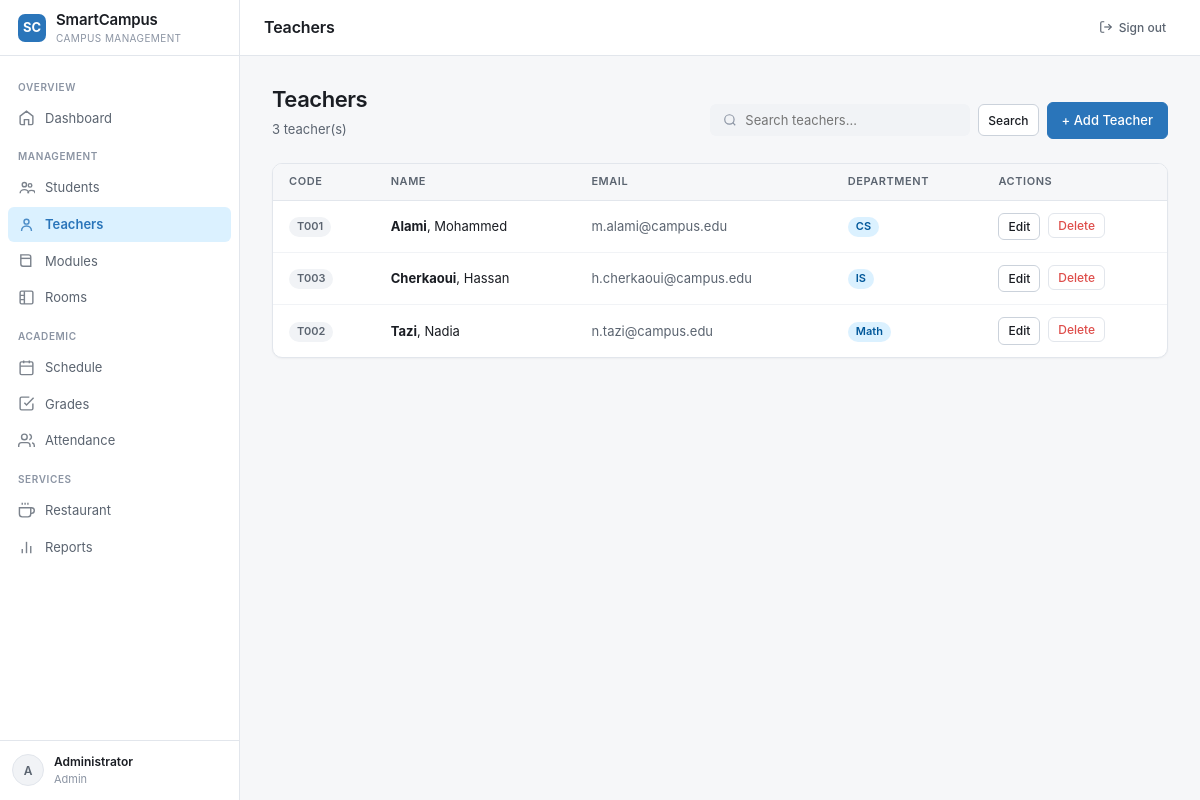
The app's page /teachers (signed in) with its own data.
### tables this page shows
CREATE TABLE teachers (
            id          INTEGER PRIMARY KEY AUTOINCREMENT,
            code        TEXT    NOT NULL UNIQUE,
            first_name  TEXT    NOT NULL,
            last_name   TEXT    NOT NULL,
            email       TEXT    NOT NULL UNIQUE,
            department  TEXT    NOT NULL,
            user_id     INTEGER REFERENCES users(id)
        );

### app.py (the view)
@app.route("/teachers")
@login_required(roles=["admin"])
def teachers():
    q  = request.args.get("q", "")
    db = get_db()
    if q:
        rows = rows_to_list(db.execute(
            """SELECT * FROM teachers
               WHERE first_name LIKE ? OR last_name LIKE ?
                  OR code LIKE ? OR department LIKE ?""",
            (f"%{q}%",)*4
        ).fetchall())
    else:
        rows = rows_to_list(db.execute("SELECT * FROM teachers ORDER BY last_name").fetchall())
    db.close()
    return render_template("teachers.html", teachers=rows, q=q)

### app.py (called while the page is built)
def login_required(roles=None):
    def decorator(f):
        @functools.wraps(f)
        def wrapped(*args, **kwargs):
            if "user_id" not in session:
                flash("Please sign in first.", "warning")
                return redirect(url_for("login"))
            if roles and session.get("role") not in roles:
                flash("Access denied.", "danger")
                return redirect(url_for("dashboard"))
            return f(*args, **kwargs)
        return wrapped
    return decorator

def rows_to_list(rows):
    return [dict(r) for r in rows]

### database.py (called while the page is built)
def get_db():
    conn = sqlite3.connect(DB_PATH)
    conn.row_factory = sqlite3.Row
    conn.execute("PRAGMA foreign_keys = ON")
    return conn

### templates/teachers.html
{% extends "base.html" %}
{% block page_title %}Teachers{% endblock %}
{% block content %}
<div class="page-header">
  <div><h1>Teachers</h1><p>{{ teachers|length }} teacher(s)</p></div>
  <div class="flex items-center gap-2">
    <form method="GET" style="display:flex;gap:8px;">
      <div class="search-bar">
        <svg width="14" height="14" viewBox="0 0 24 24" fill="none" stroke="#8b94a3" stroke-width="2"><circle cx="11" cy="11" r="8"/><path d="m21 21-4.35-4.35"/></svg>
        <input type="text" name="q" value="{{ q }}" placeholder="Search teachers…">
      </div>
      <button type="submit" class="btn btn-sm">Search</button>
    </form>
    <a href="{{ url_for('teacher_add') }}" class="btn btn-primary">+ Add Teacher</a>
  </div>
</div>
<div class="table-wrap">
  {% if teachers %}
  <table>
    <thead><tr><th>Code</th><th>Name</th><th>Email</th><th>Department</th><th>Actions</th></tr></thead>
    <tbody>
      {% for t in teachers %}
      <tr>
        <td><span class="badge badge-muted">{{ t.code }}</span></td>
        <td><strong>{{ t.last_name }}</strong>, {{ t.first_name }}</td>
        <td style="color:#5b6470;">{{ t.email }}</td>
        <td><span class="badge badge-info">{{ t.department }}</span></td>
        <td>
          <div class="flex gap-2">
            <a href="{{ url_for('teacher_edit', tid=t.id) }}" class="btn btn-sm">Edit</a>
            <form method="POST" action="{{ url_for('teacher_delete', tid=t.id) }}"
                  onsubmit="return confirm('Delete this teacher?')">
              <button type="submit" class="btn btn-sm btn-danger">Delete</button>
            </form>
          </div>
        </td>
      </tr>
      {% endfor %}
    </tbody>
  </table>
  {% else %}
  <div class="empty-state"><strong>No teachers found</strong><p><a href="{{ url_for('teacher_add') }}">Add your first teacher</a></p></div>
  {% endif %}
</div>
{% endblock %}

### templates/base.html (style rules this page uses)
*, *::before, *::after { box-sizing: border-box; }
html, body { height: 100%; margin: 0; }
body { font-family: 'Inter', -apple-system, BlinkMacSystemFont, 'Segoe UI', system-ui, sans-serif; background: #f6f7f9; color: #1a1d23; font-size: 14px; line-height: 1.45; -webkit-font-smoothing: antialiased; }
.page-header { display: flex; align-items: flex-end; justify-content: space-between; margin-bottom: 24px; gap: 16px; flex-wrap: wrap; }
.page-header h1 { margin: 0; font-size: 22px; font-weight: 600; letter-spacing: -0.02em; }
.page-header p { margin: 4px 0 0; color: #5b6470; font-size: 13px; }
.btn { display: inline-flex; align-items: center; gap: 6px; padding: 8px 14px; border-radius: 6px; border: 1px solid #cbd2db; background: #fff; color: #1a1d23; font-size: 13px; font-weight: 500; font-family: inherit; cursor: pointer; text-decoration: none; white-space: nowrap; transition: background 0.12s; }
.btn-primary { background: oklch(0.55 0.13 250); color: #fff; border-color: oklch(0.55 0.13 250); }
.btn-danger { color: oklch(0.62 0.18 25); border-color: #e2e6ec; background: #fff; }
.btn-sm { padding: 4px 9px; font-size: 12px; }
.table-wrap { background: #fff; border: 1px solid #e2e6ec; border-radius: 10px; overflow: hidden; box-shadow: 0 1px 2px rgba(15,20,30,.04); }
table { width: 100%; border-collapse: collapse; }
th { background: #f6f7f9; font-size: 11px; font-weight: 600; text-transform: uppercase; letter-spacing: 0.05em; color: #5b6470; padding: 10px 16px; text-align: left; border-bottom: 1px solid #e2e6ec; }
td { padding: 12px 16px; font-size: 13px; border-bottom: 1px solid #f1f3f6; vertical-align: middle; }
tr:last-child td { border-bottom: none; }
.badge { display: inline-flex; align-items: center; padding: 2px 8px; border-radius: 20px; font-size: 11px; font-weight: 600; }
.badge-muted { background: #f1f3f6; color: #5b6470; }
.badge-info { background: oklch(0.95 0.04 250); color: oklch(0.45 0.13 250); }
input, select, textarea { padding: 8px 10px; border: 1px solid #cbd2db; border-radius: 6px; font-size: 13px; font-family: inherit; background: #fff; color: #1a1d23; transition: border-color 0.12s, box-shadow 0.12s; }
.search-bar { display: flex; align-items: center; gap: 8px; background: #f1f3f6; border: 1px solid transparent; border-radius: 6px; padding: 7px 12px; width: 260px; }
.search-bar input { border: none; background: transparent; padding: 0; font-size: 13px; }
.flex { display: flex; }
.items-center { align-items: center; }
.gap-2 { gap: 8px; }

### records on screen
teachers: code "T001", last_name "Alami", first_name "Mohammed", email "m.alami@campus.edu", department "CS"
teachers: code "T003", last_name "Cherkaoui", first_name "Hassan", email "h.cherkaoui@campus.edu", department "IS"
teachers: code "T002", last_name "Tazi", first_name "Nadia", email "n.tazi@campus.edu", department "Math"

### other values on screen
{{ session.name[0].upper() }} "A"
{{ session.name }} "Administrator"
{{ session.role | capitalize }} "Admin"
{{ teachers|length }} "3"
